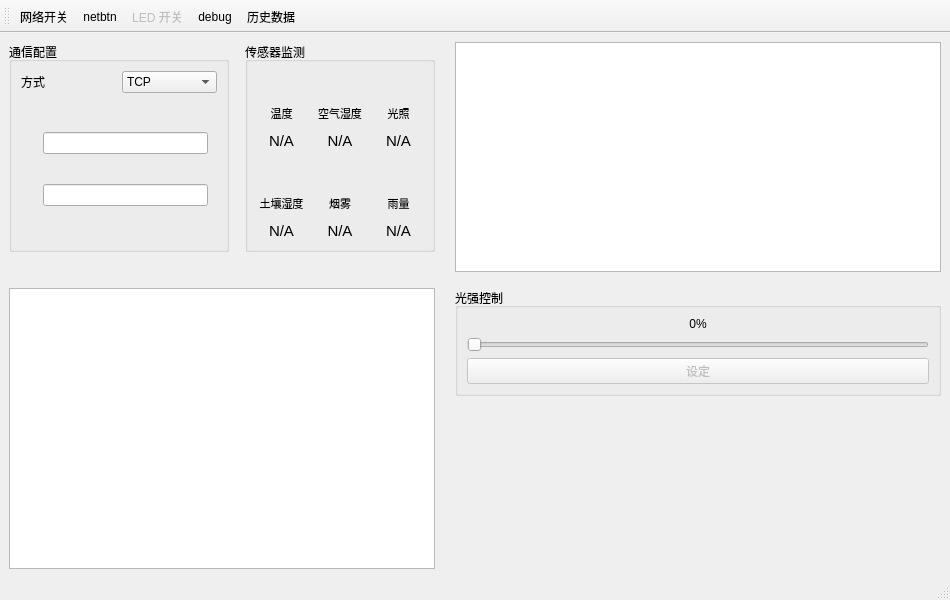
<?xml version="1.0" encoding="UTF-8"?>
<ui version="4.0">
 <class>MainWindow</class>
 <widget class="QMainWindow" name="MainWindow">
  <property name="geometry">
   <rect>
    <x>0</x>
    <y>0</y>
    <width>950</width>
    <height>600</height>
   </rect>
  </property>
  <property name="windowTitle">
   <string>MainWindow</string>
  </property>
  <widget class="QWidget" name="centralwidget">
   <layout class="QGridLayout" name="centralLayout" rowstretch="0,1" columnstretch="0,1">
    <property name="horizontalSpacing">
     <number>20</number>
    </property>
    <property name="verticalSpacing">
     <number>16</number>
    </property>
    <item row="0" column="0">
     <layout class="QHBoxLayout" name="configurationAndSensorsLayout" stretch="0,0">
      <property name="spacing">
       <number>16</number>
      </property>
      <item alignment="Qt::AlignTop">
       <widget class="QGroupBox" name="netgroupBox">
        <property name="minimumSize">
         <size>
          <width>220</width>
          <height>210</height>
         </size>
        </property>
        <property name="maximumSize">
         <size>
          <width>260</width>
          <height>16777215</height>
         </size>
        </property>
        <property name="title">
         <string>通信配置</string>
        </property>
        <layout class="QVBoxLayout" name="verticalLayout">
         <item>
          <layout class="QHBoxLayout" name="communicationTypeLayout">
           <item>
            <widget class="QLabel" name="communicationTypeLabel">
             <property name="text">
              <string>方式</string>
             </property>
            </widget>
           </item>
           <item>
            <widget class="QComboBox" name="communicationComboBox">
             <item>
              <property name="text">
               <string>TCP</string>
              </property>
             </item>
             <item>
              <property name="text">
               <string>串口</string>
              </property>
             </item>
            </widget>
           </item>
          </layout>
         </item>
         <item>
          <widget class="QStackedWidget" name="communicationStackedWidget">
           <property name="currentIndex">
            <number>0</number>
           </property>
           <widget class="QWidget" name="tcpPage">
            <layout class="QVBoxLayout" name="tcpPageLayout">
             <item>
              <layout class="QHBoxLayout" name="horizontalLayout_3">
               <item>
                <widget class="QLabel" name="netlabel1">
                 <property name="maximumSize">
                  <size>
                   <width>32</width>
                   <height>32</height>
                  </size>
                 </property>
                 <property name="text">
                  <string/>
                 </property>
                 <property name="pixmap">
                  <pixmap resource="resource.qrc">:/img/ip.png</pixmap>
                 </property>
                 <property name="scaledContents">
                  <bool>true</bool>
                 </property>
                </widget>
               </item>
               <item>
                <widget class="QLineEdit" name="netlineEditip"/>
               </item>
              </layout>
             </item>
             <item>
              <layout class="QHBoxLayout" name="horizontalLayout">
               <item>
                <widget class="QLabel" name="netlabel2">
                 <property name="maximumSize">
                  <size>
                   <width>32</width>
                   <height>32</height>
                  </size>
                 </property>
                 <property name="text">
                  <string/>
                 </property>
                 <property name="pixmap">
                  <pixmap resource="resource.qrc">:/img/duan.png</pixmap>
                 </property>
                 <property name="scaledContents">
                  <bool>true</bool>
                 </property>
                </widget>
               </item>
               <item>
                <widget class="QLineEdit" name="netlineEdithost"/>
               </item>
              </layout>
             </item>
            </layout>
           </widget>
           <widget class="QWidget" name="serialPage">
            <layout class="QVBoxLayout" name="serialPageLayout">
             <item>
              <layout class="QHBoxLayout" name="serialPortLayout">
               <item>
                <widget class="QLabel" name="serialPortLabel">
                 <property name="text">
                  <string>串口</string>
                 </property>
                </widget>
               </item>
               <item>
                <widget class="QComboBox" name="serialPortComboBox">
                 <item>
                  <property name="text">
                   <string>请选择串口</string>
                  </property>
                 </item>
                </widget>
               </item>
              </layout>
             </item>
             <item>
              <layout class="QHBoxLayout" name="serialBaudRateLayout">
               <item>
                <widget class="QLabel" name="serialBaudRateLabel">
                 <property name="text">
                  <string>波特率</string>
                 </property>
                </widget>
               </item>
               <item>
                <widget class="QComboBox" name="serialBaudRateComboBox">
                 <property name="currentIndex">
                  <number>4</number>
                 </property>
                 <item>
                  <property name="text">
                   <string>9600</string>
                  </property>
                 </item>
                 <item>
                  <property name="text">
                   <string>19200</string>
                  </property>
                 </item>
                 <item>
                  <property name="text">
                   <string>38400</string>
                  </property>
                 </item>
                 <item>
                  <property name="text">
                   <string>57600</string>
                  </property>
                 </item>
                 <item>
                  <property name="text">
                   <string>115200</string>
                  </property>
                 </item>
                </widget>
               </item>
              </layout>
             </item>
             <item>
              <layout class="QHBoxLayout" name="serialOptionsLayout">
               <item>
                <widget class="QLabel" name="serialFormatLabel">
                 <property name="toolTip">
                  <string>8位数据，无校验，1位停止位</string>
                 </property>
                 <property name="text">
                  <string>8N1（固定）</string>
                 </property>
                </widget>
               </item>
               <item>
                <widget class="QPushButton" name="refreshSerialPortsButton">
                 <property name="enabled">
                  <bool>true</bool>
                 </property>
                 <property name="toolTip">
                  <string>刷新可用串口</string>
                 </property>
                 <property name="text">
                  <string>刷新</string>
                 </property>
                </widget>
               </item>
              </layout>
             </item>
             <item>
              <widget class="QLabel" name="serialHintLabel">
               <property name="text">
                <string>串口已关闭</string>
               </property>
              </widget>
             </item>
            </layout>
           </widget>
          </widget>
         </item>
        </layout>
       </widget>
      </item>
      <item alignment="Qt::AlignTop">
       <widget class="QGroupBox" name="sensorGroupBox">
        <property name="minimumSize">
         <size>
          <width>190</width>
          <height>210</height>
         </size>
        </property>
        <property name="maximumSize">
         <size>
          <width>190</width>
          <height>210</height>
         </size>
        </property>
        <property name="title">
         <string>传感器监测</string>
        </property>
        <layout class="QGridLayout" name="sensorGridLayout" rowstretch="1,1" columnstretch="1,1,1">
         <property name="leftMargin">
          <number>6</number>
         </property>
         <property name="topMargin">
          <number>6</number>
         </property>
         <property name="rightMargin">
          <number>6</number>
         </property>
         <property name="bottomMargin">
          <number>6</number>
         </property>
         <property name="spacing">
          <number>4</number>
         </property>
         <item row="0" column="0">
          <layout class="QVBoxLayout" name="temperatureLayout">
           <property name="spacing">
            <number>2</number>
           </property>
           <item alignment="Qt::AlignHCenter">
            <widget class="QLabel" name="temperatureIconLabel">
             <property name="minimumSize">
              <size>
               <width>30</width>
               <height>30</height>
              </size>
             </property>
             <property name="maximumSize">
              <size>
               <width>30</width>
               <height>30</height>
              </size>
             </property>
             <property name="text">
              <string/>
             </property>
             <property name="pixmap">
              <pixmap resource="resource.qrc">:/img/temp.png</pixmap>
             </property>
             <property name="scaledContents">
              <bool>true</bool>
             </property>
             <property name="alignment">
              <set>Qt::AlignCenter</set>
             </property>
            </widget>
           </item>
           <item>
            <widget class="QLabel" name="temperatureTitleLabel">
             <property name="font">
              <font>
               <pointsize>8</pointsize>
              </font>
             </property>
             <property name="text">
              <string>温度</string>
             </property>
             <property name="alignment">
              <set>Qt::AlignCenter</set>
             </property>
            </widget>
           </item>
           <item>
            <widget class="QLabel" name="temperatureValueLabel">
             <property name="font">
              <font>
               <pointsize>11</pointsize>
              </font>
             </property>
             <property name="text">
              <string>N/A</string>
             </property>
             <property name="alignment">
              <set>Qt::AlignCenter</set>
             </property>
            </widget>
           </item>
          </layout>
         </item>
         <item row="0" column="1">
          <layout class="QVBoxLayout" name="humidityLayout">
           <property name="spacing">
            <number>2</number>
           </property>
           <item alignment="Qt::AlignHCenter">
            <widget class="QLabel" name="humidityIconLabel">
             <property name="minimumSize">
              <size>
               <width>30</width>
               <height>30</height>
              </size>
             </property>
             <property name="maximumSize">
              <size>
               <width>30</width>
               <height>30</height>
              </size>
             </property>
             <property name="text">
              <string/>
             </property>
             <property name="pixmap">
              <pixmap resource="resource.qrc">:/img/humi.png</pixmap>
             </property>
             <property name="scaledContents">
              <bool>true</bool>
             </property>
             <property name="alignment">
              <set>Qt::AlignCenter</set>
             </property>
            </widget>
           </item>
           <item>
            <widget class="QLabel" name="humidityTitleLabel">
             <property name="font">
              <font>
               <pointsize>8</pointsize>
              </font>
             </property>
             <property name="text">
              <string>空气湿度</string>
             </property>
             <property name="alignment">
              <set>Qt::AlignCenter</set>
             </property>
            </widget>
           </item>
           <item>
            <widget class="QLabel" name="humidityValueLabel">
             <property name="font">
              <font>
               <pointsize>11</pointsize>
              </font>
             </property>
             <property name="text">
              <string>N/A</string>
             </property>
             <property name="alignment">
              <set>Qt::AlignCenter</set>
             </property>
            </widget>
           </item>
          </layout>
         </item>
         <item row="0" column="2">
          <layout class="QVBoxLayout" name="lightLayout">
           <property name="spacing">
            <number>2</number>
           </property>
           <item alignment="Qt::AlignHCenter">
            <widget class="QLabel" name="lightIconLabel">
             <property name="minimumSize">
              <size>
               <width>30</width>
               <height>30</height>
              </size>
             </property>
             <property name="maximumSize">
              <size>
               <width>30</width>
               <height>30</height>
              </size>
             </property>
             <property name="text">
              <string/>
             </property>
             <property name="pixmap">
              <pixmap resource="resource.qrc">:/img/light.png</pixmap>
             </property>
             <property name="scaledContents">
              <bool>true</bool>
             </property>
             <property name="alignment">
              <set>Qt::AlignCenter</set>
             </property>
            </widget>
           </item>
           <item>
            <widget class="QLabel" name="lightTitleLabel">
             <property name="font">
              <font>
               <pointsize>8</pointsize>
              </font>
             </property>
             <property name="text">
              <string>光照</string>
             </property>
             <property name="alignment">
              <set>Qt::AlignCenter</set>
             </property>
            </widget>
           </item>
           <item>
            <widget class="QLabel" name="lightValueLabel">
             <property name="font">
              <font>
               <pointsize>11</pointsize>
              </font>
             </property>
             <property name="text">
              <string>N/A</string>
             </property>
             <property name="alignment">
              <set>Qt::AlignCenter</set>
             </property>
            </widget>
           </item>
          </layout>
         </item>
         <item row="1" column="0">
          <layout class="QVBoxLayout" name="soilLayout">
           <property name="spacing">
            <number>2</number>
           </property>
           <item alignment="Qt::AlignHCenter">
            <widget class="QLabel" name="soilIconLabel">
             <property name="minimumSize">
              <size>
               <width>30</width>
               <height>30</height>
              </size>
             </property>
             <property name="maximumSize">
              <size>
               <width>30</width>
               <height>30</height>
              </size>
             </property>
             <property name="text">
              <string/>
             </property>
             <property name="pixmap">
              <pixmap resource="resource.qrc">:/img/humi_soil.png</pixmap>
             </property>
             <property name="scaledContents">
              <bool>true</bool>
             </property>
             <property name="alignment">
              <set>Qt::AlignCenter</set>
             </property>
            </widget>
           </item>
           <item>
            <widget class="QLabel" name="soilTitleLabel">
             <property name="font">
              <font>
               <pointsize>8</pointsize>
              </font>
             </property>
             <property name="text">
              <string>土壤湿度</string>
             </property>
             <property name="alignment">
              <set>Qt::AlignCenter</set>
             </property>
            </widget>
           </item>
           <item>
            <widget class="QLabel" name="soilValueLabel">
             <property name="font">
              <font>
               <pointsize>11</pointsize>
              </font>
             </property>
             <property name="text">
              <string>N/A</string>
             </property>
             <property name="alignment">
              <set>Qt::AlignCenter</set>
             </property>
            </widget>
           </item>
          </layout>
         </item>
         <item row="1" column="1">
          <layout class="QVBoxLayout" name="smokeLayout">
           <property name="spacing">
            <number>2</number>
           </property>
           <item alignment="Qt::AlignHCenter">
            <widget class="QLabel" name="smokeIconLabel">
             <property name="minimumSize">
              <size>
               <width>30</width>
               <height>30</height>
              </size>
             </property>
             <property name="maximumSize">
              <size>
               <width>30</width>
               <height>30</height>
              </size>
             </property>
             <property name="text">
              <string/>
             </property>
             <property name="pixmap">
              <pixmap resource="resource.qrc">:/img/mq2.png</pixmap>
             </property>
             <property name="scaledContents">
              <bool>true</bool>
             </property>
             <property name="alignment">
              <set>Qt::AlignCenter</set>
             </property>
            </widget>
           </item>
           <item>
            <widget class="QLabel" name="smokeTitleLabel">
             <property name="font">
              <font>
               <pointsize>8</pointsize>
              </font>
             </property>
             <property name="text">
              <string>烟雾</string>
             </property>
             <property name="alignment">
              <set>Qt::AlignCenter</set>
             </property>
            </widget>
           </item>
           <item>
            <widget class="QLabel" name="smokeValueLabel">
             <property name="font">
              <font>
               <pointsize>11</pointsize>
              </font>
             </property>
             <property name="text">
              <string>N/A</string>
             </property>
             <property name="alignment">
              <set>Qt::AlignCenter</set>
             </property>
            </widget>
           </item>
          </layout>
         </item>
         <item row="1" column="2">
          <layout class="QVBoxLayout" name="rainLayout">
           <property name="spacing">
            <number>2</number>
           </property>
           <item alignment="Qt::AlignHCenter">
            <widget class="QLabel" name="rainIconLabel">
             <property name="minimumSize">
              <size>
               <width>30</width>
               <height>30</height>
              </size>
             </property>
             <property name="maximumSize">
              <size>
               <width>30</width>
               <height>30</height>
              </size>
             </property>
             <property name="text">
              <string/>
             </property>
             <property name="pixmap">
              <pixmap resource="resource.qrc">:/img/rain.png</pixmap>
             </property>
             <property name="scaledContents">
              <bool>true</bool>
             </property>
             <property name="alignment">
              <set>Qt::AlignCenter</set>
             </property>
            </widget>
           </item>
           <item>
            <widget class="QLabel" name="rainTitleLabel">
             <property name="font">
              <font>
               <pointsize>8</pointsize>
              </font>
             </property>
             <property name="text">
              <string>雨量</string>
             </property>
             <property name="alignment">
              <set>Qt::AlignCenter</set>
             </property>
            </widget>
           </item>
           <item>
            <widget class="QLabel" name="rainValueLabel">
             <property name="font">
              <font>
               <pointsize>11</pointsize>
              </font>
             </property>
             <property name="text">
              <string>N/A</string>
             </property>
             <property name="alignment">
              <set>Qt::AlignCenter</set>
             </property>
            </widget>
           </item>
          </layout>
         </item>
        </layout>
       </widget>
      </item>
     </layout>
    </item>
    <item row="0" column="1">
     <widget class="QtCharts::QChartView" name="graphicsView">
      <property name="sizePolicy">
       <sizepolicy hsizetype="Expanding" vsizetype="Expanding">
        <horstretch>0</horstretch>
        <verstretch>0</verstretch>
       </sizepolicy>
      </property>
      <property name="minimumSize">
       <size>
        <width>420</width>
        <height>230</height>
       </size>
      </property>
      <property name="toolTip">
       <string>温度 / 空气湿度 / 光照</string>
      </property>
     </widget>
    </item>
    <item row="1" column="0">
     <widget class="QtCharts::QChartView" name="graphicsView_2">
      <property name="sizePolicy">
       <sizepolicy hsizetype="Expanding" vsizetype="Expanding">
        <horstretch>0</horstretch>
        <verstretch>0</verstretch>
       </sizepolicy>
      </property>
      <property name="minimumSize">
       <size>
        <width>426</width>
        <height>230</height>
       </size>
      </property>
      <property name="toolTip">
       <string>土壤湿度 / 烟雾 / 雨量</string>
      </property>
     </widget>
    </item>
    <item row="1" column="1">
     <layout class="QVBoxLayout" name="lightControlLayout">
      <item>
       <widget class="QGroupBox" name="lightControlGroupBox">
        <property name="title">
         <string>光强控制</string>
        </property>
        <layout class="QVBoxLayout" name="lightControlContentsLayout">
         <item>
          <widget class="QLabel" name="lightPwmValueLabel">
           <property name="text">
            <string>0%</string>
           </property>
           <property name="alignment">
            <set>Qt::AlignCenter</set>
           </property>
          </widget>
         </item>
         <item>
          <widget class="QSlider" name="lightSlider">
           <property name="maximum">
            <number>100</number>
           </property>
           <property name="orientation">
            <enum>Qt::Horizontal</enum>
           </property>
          </widget>
         </item>
         <item>
          <widget class="QPushButton" name="setLightButton">
           <property name="enabled">
            <bool>false</bool>
           </property>
           <property name="text">
            <string>设定</string>
           </property>
          </widget>
         </item>
        </layout>
       </widget>
      </item>
      <item>
       <spacer name="futureControlsSpacer">
        <property name="orientation">
         <enum>Qt::Vertical</enum>
        </property>
        <property name="sizeHint" stdset="0">
         <size>
          <width>20</width>
          <height>40</height>
         </size>
        </property>
       </spacer>
      </item>
     </layout>
    </item>
   </layout>
  </widget>
  <widget class="QMenuBar" name="menubar">
   <property name="geometry">
    <rect>
     <x>0</x>
     <y>0</y>
     <width>950</width>
     <height>21</height>
    </rect>
   </property>
  </widget>
  <widget class="QStatusBar" name="statusbar"/>
  <widget class="QToolBar" name="toolBar">
   <property name="windowTitle">
    <string>toolBar</string>
   </property>
   <attribute name="toolBarArea">
    <enum>TopToolBarArea</enum>
   </attribute>
   <attribute name="toolBarBreak">
    <bool>false</bool>
   </attribute>
   <addaction name="actionNetworkSwitch"/>
   <addaction name="actionnetbtn"/>
   <addaction name="actionLed"/>
   <addaction name="actiondebug"/>
   <addaction name="actionHistory"/>
  </widget>
  <action name="actionNetworkSwitch">
   <property name="checkable">
    <bool>true</bool>
   </property>
   <property name="icon">
    <iconset resource="resource.qrc">
     <normaloff>:/img/close.png</normaloff>:/img/close.png</iconset>
   </property>
   <property name="text">
    <string>网络开关</string>
   </property>
   <property name="toolTip">
    <string>网络已关闭；点击开启</string>
   </property>
  </action>
  <action name="actionnetbtn">
   <property name="icon">
    <iconset resource="resource.qrc">
     <normaloff>:/img/client.png</normaloff>:/img/client.png</iconset>
   </property>
   <property name="text">
    <string>netbtn</string>
   </property>
  </action>
  <action name="actionLed">
   <property name="checkable">
    <bool>true</bool>
   </property>
   <property name="enabled">
    <bool>false</bool>
   </property>
   <property name="icon">
    <iconset resource="resource.qrc">
     <normaloff>:/img/led_off.png</normaloff>:/img/led_off.png</iconset>
   </property>
   <property name="text">
    <string>LED 开关</string>
   </property>
   <property name="toolTip">
    <string>点击发送开灯指令</string>
   </property>
  </action>
  <action name="actionHistory">
   <property name="icon">
    <iconset resource="resource.qrc">
     <normaloff>:/img/data.png</normaloff>:/img/data.png</iconset>
   </property>
   <property name="text">
    <string>历史数据</string>
   </property>
   <property name="toolTip">
    <string>打开历史数据窗口</string>
   </property>
  </action>
  <action name="actiondebug">
   <property name="icon">
    <iconset resource="resource.qrc">
     <normaloff>:/img/app.png</normaloff>:/img/app.png</iconset>
   </property>
   <property name="text">
    <string>debug</string>
   </property>
  </action>
 </widget>
 <customwidgets>
  <customwidget>
   <class>QtCharts::QChartView</class>
   <extends>QGraphicsView</extends>
   <header location="global">QtCharts/QChartView</header>
  </customwidget>
 </customwidgets>
 <resources>
  <include location="resource.qrc"/>
 </resources>
 <connections>
  <connection>
   <sender>communicationComboBox</sender>
   <signal>currentIndexChanged(int)</signal>
   <receiver>communicationStackedWidget</receiver>
   <slot>setCurrentIndex(int)</slot>
   <hints>
    <hint type="sourcelabel">
     <x>20</x>
     <y>20</y>
    </hint>
    <hint type="destinationlabel">
     <x>20</x>
     <y>20</y>
    </hint>
   </hints>
  </connection>
 </connections>
</ui>
